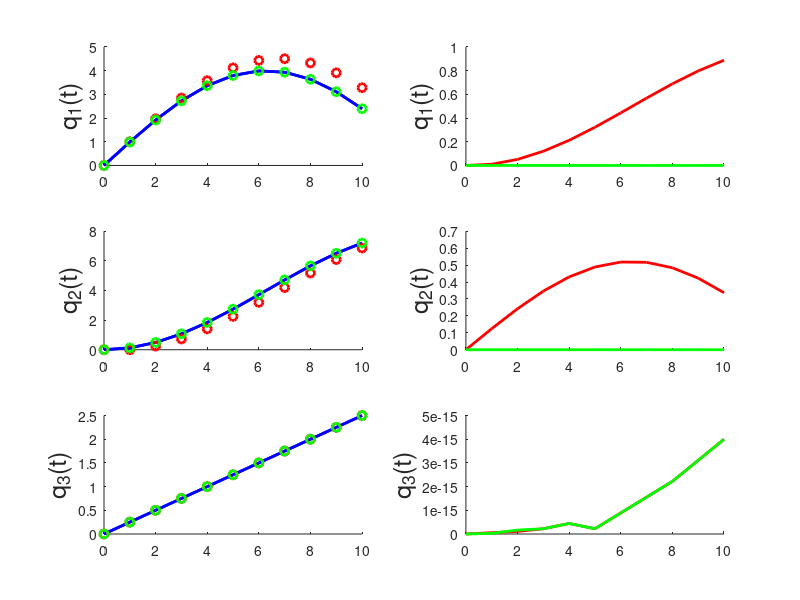

Source code (MATLAB):
function S00_L01_Unicycle_Discretization
close all;

    %% Initialize the simulation variables
    % Timing variables
    t0 = 0;     % Initial time
    dt = 1;   % Step size
    tf = 10.0;  % Final time
    
    % Initial state
    x0 = [0;0;0];
    
    % Set the control input function
    u = @(t, x) [1; 0.25];
    %u = @(t, x) [sin(t); cos(t)];
    %u = @(t, x) [t^2*sin(10*t); 1+3*cos(4*t)];
    
    %% Simulate the system using ode45 - Continuous
    % Simulate the system
    [tvec, xvec_true] = ode45(@(t,x) unicycleDynamics(t, x, u(t,x)), t0:dt:tf, x0);
    xvec_true = xvec_true'; % Make each state a column vector
    uvec = getControlVector(tvec, xvec_true, u);
    
    % Plot the resulting states
    figure('units','normalized','outerposition',[0 0 1 1]);
    plotResults(tvec, xvec_true, uvec, 'b');
    
    %% Simulate the system using ode45 - discrete
    % Simulate the system
    [tvec, xvec_true] = matlabOde45Discrete(x0, t0, dt, tf, u, @unicycleDynamics);
    uvec = getControlVector(tvec, xvec_true, u);
    
    % Plot the resulting states
    %figure('units','normalized','outerposition',[0 0 1 1]);
    plotResults(tvec, xvec_true, uvec, 'b');
    
    %% Simulate the system using an Euler discretization
    % Simulate the system
    [tvec, xvec_euler] = eulerIntegration(x0, t0, dt, tf, u, @unicycleDynamics);
    uvec = getControlVector(tvec, xvec_euler, u);
    
    % Plot the resulting states
    plotResults(tvec, xvec_euler, uvec, 'ro');
    
    % Plot the resulting error
    plotError(tvec, xvec_true, xvec_euler, 'r');
    
    %% Simulate the system using an Rk4 discretization
    % Simulate the system
    [tvec, xvec_rk4] = rk4Integration(x0, t0, dt, tf, u, @unicycleDynamics);
    uvec = getControlVector(tvec, xvec_rk4, u);
    
    % Plot the resulting states
    plotResults(tvec, xvec_rk4, uvec, 'go');
    
    % Plot the resulting error
    plotError(tvec, xvec_true, xvec_rk4, 'g');
    
end

function xdot = unicycleDynamics(~, x, u)
% unicycleDynamics Calculates the dynamics of the unicycle robot given the
% inputs
%
% Inputs:
%   t: Current time (not used)
%   x: Unicycle configuration ( (x,y) position and orientation)
%   u: Input to the unicycle
%       u(1): Translational velocity input
%       u(2): Rotational velocity input
%
% Outputs:
%   xdot: dynamics at time t

    % Extract orientation
    th = x(3);
    
    % Extract inputs
    v = u(1);
    w = u(2);
    
    % Calculate the dynamics
    xdot = [ v * cos(th); ...
             v * sin(th); ...
             w];
end

function [tvec, xvec] = matlabOde45Discrete(x0, t0, dt, tf, u, f)
    %MatlabOde45 uses ODE 45 to simulate the state starting at x0 from time
    % t0 to tf assuming discrete steps in the input (i.e., the input is
    % only updated every dt seconds)
    %
    % Inputs:
    %   x0: nx1 initial state
    %   t0: scalar - initial time
    %   dt: scalar - time increment
    %   tf: scalar - final time
    %   u: function handle that takes time and state as inputs and outputs
    %   the control input
    %   f: function handle that take in time, state, and input
    %
    % Outputs:
    %   tvec: 1xm vector of times associated with the states
    %   xvec: nxm matrix of states where each column is a state at the
    %   associated time in tvec
    
    % Initialize values
    tvec = t0:dt:tf;
    len = length(tvec);
    xvec = zeros(size(x0,1), len);
    xvec(:,1) = x0;
    
    % Simulate forward in time
    x = x0;
    for k = 2:len
        % Calculate the control input
        t = tvec(k-1);  % Time at step k-1
        u_km1 = u(t,x); % Input at step k-1
        
        % Simulate forward in time
        [~, xmat] = ode45(@(t,x) f(t, x, u_km1), [t t+dt], x);
        x = xmat(end,:)'; % Extract the final state from xmat
        xvec(:,k) = x;
    end
end

function [tvec, xvec] = eulerIntegration(x0, t0, dt, tf, u, f)
    %eulerIntegration uses eulerIntegration to simulate the state starting at x0 from time
    % t0 to tf
    %
    % Inputs:
    %   x0: nx1 initial state
    %   t0: scalar - initial time
    %   dt: scalar - time increment
    %   tf: scalar - final time
    %   u: function handle that takes time and state as inputs and outputs
    %   the control input
    %   f: function handle that take in time, state, and input
    %
    % Outputs:
    %   tvec: 1xm vector of times associated with the states
    %   xvec: nxm matrix of states where each column is a state at the
    %   associated time in tvec
    
    % Initialize values
    tvec = t0:dt:tf;
    len = length(tvec);
    xvec = zeros(size(x0,1), len);
    xvec(:,1) = x0;
    
    % Simulate forward in time
    x = x0;
    for k = 2:len
        % Calculate state dynamics
        t = tvec(k-1);
        xdot = f(t, x, u(t,x));
        
        % Simulate forward in time
        x = x + dt * xdot;
        xvec(:,k) = x;
    end
end

function [tvec, xvec] = rk4Integration(x0, t0, dt, tf, u, f)
    %rk4Integration uses a four step runge-kutta discretization of the system
    %
    % Inputs:
    %   x0: nx1 initial state
    %   t0: scalar - initial time
    %   dt: scalar - time increment
    %   tf: scalar - final time
    %   u: function handle that takes time and state as inputs and outputs
    %   the control input
    %   f: function handle that take in time, state, and input
    %
    % Outputs:
    %   tvec: 1xm vector of times associated with the states
    %   xvec: nxm matrix of states where each column is a state at the
    %   associated time in tvec
    
    % Initialize values
    tvec = t0:dt:tf;
    len = length(tvec);
    xvec = zeros(size(x0,1), len);
    xvec(:,1) = x0;
    
    % Simulate forward in time
    x = x0;
    for k = 2:len
        % Calculate state dynamics
        t = tvec(k-1);
        u_km1 = u(t,x); % Input at step k-1
        k1 = f(t, x, u_km1);
        k2 = f(t+dt/2, x+(dt/2)*k1, u_km1);
        k3 = f(t+dt/2, x+(dt/2)*k2, u_km1);
        k4 = f(t+dt, x+dt*k3, u_km1);
        
        % Simulate forward in time
        x = x + (dt/6)*k1 + (dt/3)*k2 + (dt/3)*k3 + (dt/6)*k4;
        xvec(:,k) = x;
    end
end

function u_vec = getControlVector(tvec, xvec, u)
%getControlVector calculate the control vector over the specified time
%interval and state
%
% Inputs:
%   tvec: 1xm vector of time inputs
%   xvec: nxm matrix of states
%   u: function handle that takes time and state as inputs and outputs
%   the control input

    len = size(tvec, 2);
    u_vec = zeros(2, len);
    for k = 1:len
        u_vec(:,k) = u(tvec(k), xvec(:,k));
    end

end

function plotResults(tvec, xvec, uvec, color)

    % Plot variables
    fontsize = 18;
    linewidth = 2;
    
    % Plot the resulting states
    subplot(3,2,1); hold on;
    plot(tvec, xvec(1,:), color, 'linewidth', linewidth);
    ylabel('q_1(t)', 'fontsize', fontsize);
    
    subplot(3,2,3); hold on;
    plot(tvec, xvec(2,:), color, 'linewidth', linewidth);
    ylabel('q_2(t)', 'fontsize', fontsize);
    
    subplot(3,2,5); hold on;
    plot(tvec, xvec(3,:), color, 'linewidth', linewidth);
    ylabel('q_3(t)', 'fontsize', fontsize);
    
%     subplot(5,1,4); hold on;
%     plot(tvec, uvec(1,:), color, 'linewidth', linewidth);
%     ylabel('v(t)', 'fontsize', fontsize);
%     xlabel('time (s)', 'fontsize', fontsize);
%     
%     subplot(5, 1, 5); hold on;
%     plot(tvec, uvec(2,:), color, 'linewidth', linewidth);
%     ylabel('\omega(t)', 'fontsize', fontsize);
%     xlabel('time (s)', 'fontsize', fontsize);
end

function plotError(tvec, xvec_truth, xvec, color)
    % Plot variables
    fontsize = 18;
    linewidth = 2;
    
    % Calculate the normalized difference
    x_err = abs(xvec_truth - xvec);
    
    % Plot the resulting states
    subplot(3,2,2); hold on;
    plot(tvec, x_err(1,:), color, 'linewidth', linewidth);
    ylabel('q_1(t)', 'fontsize', fontsize);
    
    subplot(3,2,4); hold on;
    plot(tvec, x_err(2,:), color, 'linewidth', linewidth);
    ylabel('q_2(t)', 'fontsize', fontsize);
    
    subplot(3,2,6); hold on;
    plot(tvec, x_err(3,:), color, 'linewidth', linewidth);
    ylabel('q_3(t)', 'fontsize', fontsize);

end